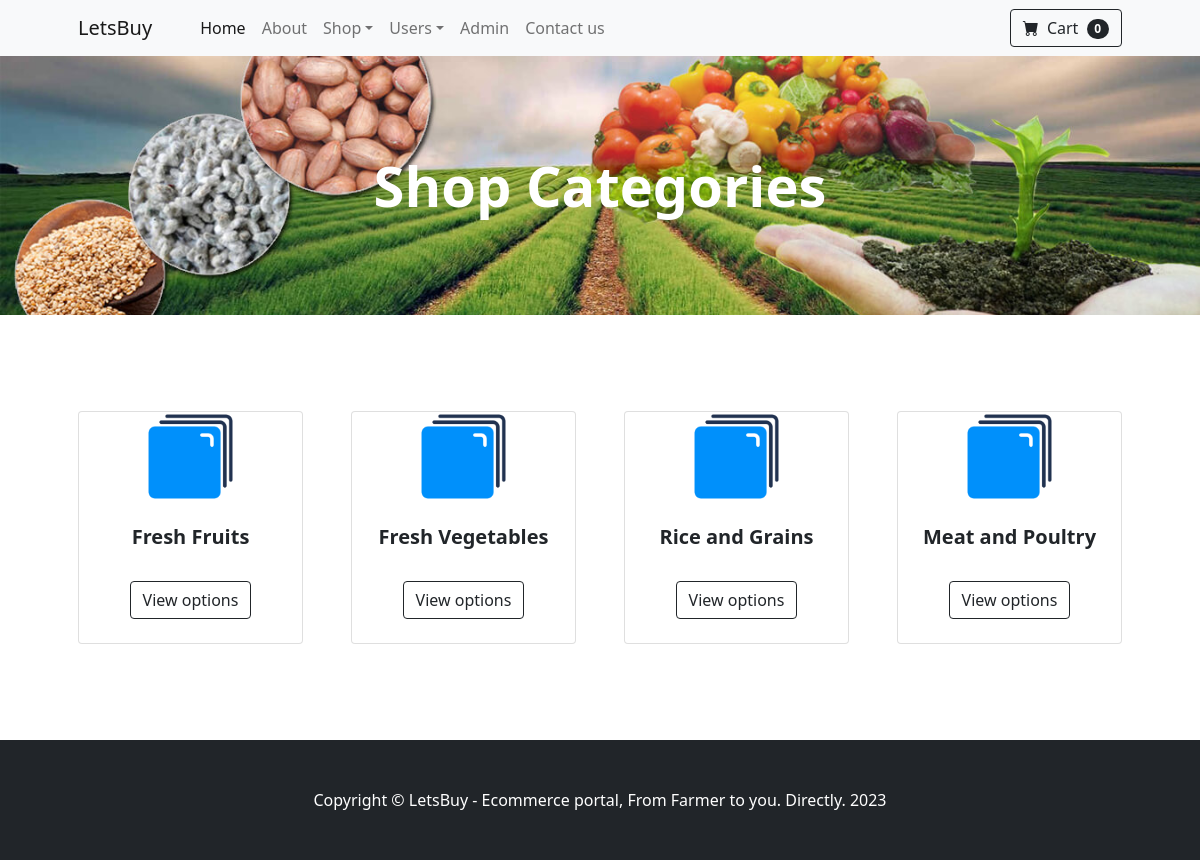
The page /shop-categories.php on the database its author committed.
### tables this page shows
CREATE TABLE `category` (
  `id` int(11) NOT NULL,
  `categoryName` varchar(255) DEFAULT NULL,
  `categoryDescription` longtext DEFAULT NULL,
  `creationDate` timestamp NOT NULL DEFAULT current_timestamp(),
  `updationDate` timestamp NULL DEFAULT NULL ON UPDATE current_timestamp(),
  `createdBy` int(11) DEFAULT NULL
);

### shop-categories.php (the view, shortened to what this page needs)
<?php session_start();
include_once('includes/config.php');
?>
<!DOCTYPE html>
<html lang="en">
    <head>
        <link href="https://cdn.jsdelivr.net/npm/bootstrap-icons@1.5.0/font/bootstrap-icons.css" rel="stylesheet" />
        <link href="css/styles.css" rel="stylesheet" />
    </head>
    <body>
<?php include_once('includes/header.php');?>
        <header class="py-5" style="background: url('./assets/banner.jpg'); background-position: center; background-size: cover;">
            <div class="container px-4 px-lg-5 my-5">
                <div class="text-center text-white">
                    <h1 class="display-4 fw-bolder">Shop Categories</h1>
                </div>
            </div>
        </header>
        <section class="py-5">
            <div class="container px-4 px-lg-5 mt-5">
                <div class="row gx-4 gx-lg-5 row-cols-2 row-cols-md-3 row-cols-xl-4 justify-content-center">
<?php $query=mysqli_query($con,"select category.id as catid,category.categoryName from category ");
while($row=mysqli_fetch_array($query))
{
?>
                    <div class="col mb-5">
                        <div class="card h-100">
                            <img src="assets/category.png"  alt="<?php echo htmlentities($row['categoryName']);?>" width="150" style="display: block;margin-left: auto; margin-right: auto; width: 40%;" />
                            <div class="card-body p-4">
                                <div class="text-center">
                                    <h5 class="fw-bolder"><?php echo htmlentities($row['categoryName']);?></h5>
                                </div>
                            </div>
                            <div class="card-footer p-4 pt-0 border-top-0 bg-transparent">
                                <div class="text-center"><a class="btn btn-outline-dark mt-auto" href="categorywise-products.php?cid=<?php echo htmlentities($row['catid']);?>">View options</a></div>
                            </div>
                        </div>
                    </div>
                <?php } ?>
                </div>
            </div>
        </section>
   <?php include_once('includes/footer.php'); ?>
    </body>
</html>

### rows shown on the page
category: categoryName "Fresh Fruits"
category: categoryName "Fresh Vegetables"
category: categoryName "Rice and Grains"
category: categoryName "Meat and Poultry"
